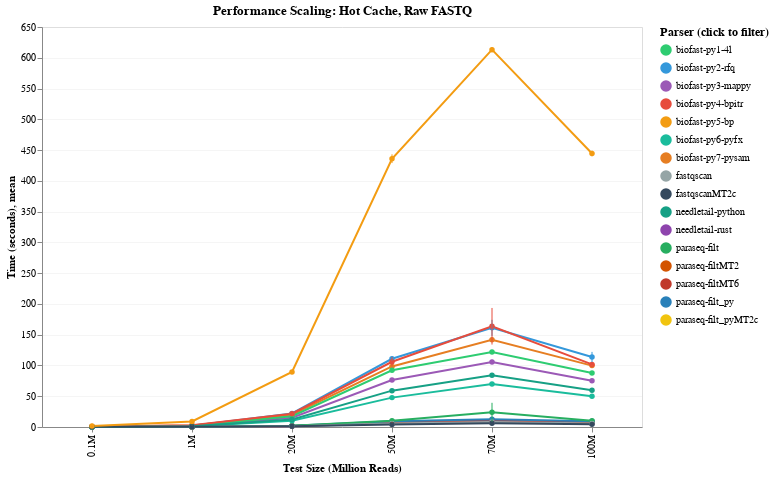

Write notebook code for a chart like this one.
### Markdown cell above
## Test Size Scaling Analysis

Analyze how each parser scales with file size across different test datasets (0.1M, 0.5M, 1M, 10M, 50M reads).

### Code cell
# Plot scaling for hot cache, raw files
chart = plot_test_size_scaling(all_data, cache_type='hot', file_format='raw')
if chart:
    display(chart)
else:
    print("Not enough data for hot cache raw scaling analysis")

### Figure 1 — Vega-Lite specification as saved in the notebook (floating-point values rounded to 4 significant figures)
{"config": {"view": {"continuousWidth": 300, "continuousHeight": 300}, "axis": {"gridOpacity": 0.3}, "legend": {"labelFontSize": 10, "orient": "right", "titleFontSize": 12}}, "layer": [{"mark": {"type": "line", "point": true, "strokeWidth": 2}, "encoding": {"color": {"field": "command", "legend": {"title": "Parser (click to filter)"}, "scale": {"domain": ["biofast-py1-4l", "biofast-py2-rfq", "biofast-py3-mappy", "biofast-py4-bpitr", "biofast-py5-bp", "biofast-py6-pyfx", "biofast-py7-pysam", "fastqscan", "fastqscanMT2c", "needletail-python", "needletail-rust", "paraseq-filt", "paraseq-filtMT2", "paraseq-filtMT6", "paraseq-filt_py", "paraseq-filt_pyMT2c"], "range": ["#2ecc71", "#3498db", "#9b59b6", "#e74c3c", "#f39c12", "#1abc9c", "#e67e22", "#95a5a6", "#34495e", "#16a085", "#8e44ad", "#27ae60", "#d35400", "#c0392b", "#2980b9", "#f1c40f"]}, "type": "nominal"}, "opacity": {"condition": {"param": "size_scaling_sel", "value": 1}, "value": 0.2}, "tooltip": [{"field": "command", "title": "Parser", "type": "nominal"}, {"field": "size_display", "title": "Test Size", "type": "nominal"}, {"field": "mean", "format": ".3f", "title": "Mean", "type": "quantitative"}, {"field": "stddev", "format": ".3f", "title": "Std Dev", "type": "quantitative"}], "x": {"field": "size_display", "sort": ["0.1M", "1M", "20M", "50M", "70M", "100M"], "title": "Test Size (Million Reads)", "type": "nominal"}, "y": {"field": "mean", "title": "Time (seconds)", "type": "quantitative"}}, "name": "view_7dc0ed53d3efd801_0"}, {"mark": {"type": "errorbar", "extent": "stdev"}, "encoding": {"color": {"field": "command", "legend": {"title": "Parser (click to filter)"}, "scale": {"domain": ["biofast-py1-4l", "biofast-py2-rfq", "biofast-py3-mappy", "biofast-py4-bpitr", "biofast-py5-bp", "biofast-py6-pyfx", "biofast-py7-pysam", "fastqscan", "fastqscanMT2c", "needletail-python", "needletail-rust", "paraseq-filt", "paraseq-filtMT2", "paraseq-filtMT6", "paraseq-filt_py", "paraseq-filt_pyMT2c"], "range": ["#2ecc71", "#3498db", "#9b59b6", "#e74c3c", "#f39c12", "#1abc9c", "#e67e22", "#95a5a6", "#34495e", "#16a085", "#8e44ad", "#27ae60", "#d35400", "#c0392b", "#2980b9", "#f1c40f"]}, "type": "nominal"}, "opacity": {"condition": {"param": "size_scaling_sel", "value": 1}, "value": 0.2}, "x": {"field": "size_display", "sort": ["0.1M", "1M", "20M", "50M", "70M", "100M"], "title": "Test Size (Million Reads)", "type": "nominal"}, "y": {"field": "mean", "type": "quantitative"}, "yError": {"field": "stddev"}}}], "data": {"name": "data-fa023258200e84fd1980e76c25869d9b"}, "height": 400, "params": [{"name": "size_scaling_sel", "select": {"type": "point", "fields": ["command"]}, "bind": "legend", "views": ["view_7dc0ed53d3efd801_0"]}], "title": "Performance Scaling: Hot Cache, Raw FASTQ", "width": 600, "$schema": "https://vega.github.io/schema/vega-lite/v6.1.0.json", "datasets": {"data-fa023258200e84fd1980e76c25869d9b": [{"size_value": 0.1, "size_display": "0.1M", "command": "biofast-py2-rfq", "mean": 0.2985, "stddev": 0.01231}, {"size_value": 0.1, "size_display": "0.1M", "command": "paraseq-filt_pyMT2c", "mean": 0.108, "stddev": 0.004427}, {"size_value": 0.1, "size_display": "0.1M", "command": "paraseq-filtMT2", "mean": 0.02486, "stddev": 0.001254}, {"size_value": 0.1, "size_display": "0.1M", "command": "needletail-rust", "mean": 0.02201, "stddev": 0.000957}, {"size_value": 0.1, "size_display": "0.1M", "command": "paraseq-filtMT6", "mean": 0.02776, "stddev": 0.001134}, {"size_value": 0.1, "size_display": "0.1M", "command": "biofast-py3-mappy", "mean": 0.3007, "stddev": 0.007982}, {"size_value": 0.1, "size_display": "0.1M", "command": "biofast-py7-pysam", "mean": 0.4564, "stddev": 0.007282}, {"size_value": 0.1, "size_display": "0.1M", "command": "biofast-py1-4l", "mean": 0.2525, "stddev": 0.009303}, {"size_value": 0.1, "size_display": "0.1M", "command": "biofast-py6-pyfx", "mean": 0.2418, "stddev": 0.008512}, {"size_value": 0.1, "size_display": "0.1M", "command": "paraseq-filt_py", "mean": 0.1102, "stddev": 0.00798}, {"size_value": 0.1, "size_display": "0.1M", "command": "paraseq-filt", "mean": 0.02709, "stddev": 0.001075}, {"size_value": 0.1, "size_display": "0.1M", "command": "biofast-py4-bpitr", "mean": 0.8413, "stddev": 0.02804}, {"size_value": 0.1, "size_display": "0.1M", "command": "fastqscan", "mean": 0.2078, "stddev": 0.004128}, {"size_value": 0.1, "size_display": "0.1M", "command": "needletail-python", "mean": 0.1854, "stddev": 0.004675}, {"size_value": 0.1, "size_display": "0.1M", "command": "fastqscanMT2c", "mean": 0.2091, "stddev": 0.006985}, {"size_value": 0.1, "size_display": "0.1M", "command": "biofast-py5-bp", "mean": 1.522, "stddev": 0.01045}, {"size_value": 100.0, "size_display": "100M", "command": "biofast-py2-rfq", "mean": 113.7, "stddev": 8.292}, {"size_value": 100.0, "size_display": "100M", "command": "paraseq-filt_pyMT2c", "mean": 7.777, "stddev": 0.03514}, {"size_value": 100.0, "size_display": "100M", "command": "paraseq-filtMT2", "mean": 7.539, "stddev": 0.02663}, {"size_value": 100.0, "size_display": "100M", "command": "needletail-rust", "mean": 6.783, "stddev": 0.01106}, {"size_value": 100.0, "size_display": "100M", "command": "paraseq-filtMT6", "mean": 7.59, "stddev": 0.02377}, {"size_value": 100.0, "size_display": "100M", "command": "biofast-py3-mappy", "mean": 75.11, "stddev": 1.127}, {"size_value": 100.0, "size_display": "100M", "command": "biofast-py7-pysam", "mean": 99.77, "stddev": 0.5985}, {"size_value": 100.0, "size_display": "100M", "command": "biofast-py1-4l", "mean": 87.83, "stddev": 1.541}, {"size_value": 100.0, "size_display": "100M", "command": "biofast-py6-pyfx", "mean": 50.08, "stddev": 0.7478}, {"size_value": 100.0, "size_display": "100M", "command": "paraseq-filt_py", "mean": 9.334, "stddev": 0.06282}, {"size_value": 100.0, "size_display": "100M", "command": "paraseq-filt", "mean": 10.04, "stddev": 0.7373}, {"size_value": 100.0, "size_display": "100M", "command": "biofast-py4-bpitr", "mean": 101.7, "stddev": 1.146}, {"size_value": 100.0, "size_display": "100M", "command": "fastqscan", "mean": 5.781, "stddev": 0.01643}, {"size_value": 100.0, "size_display": "100M", "command": "needletail-python", "mean": 59.77, "stddev": 0.09672}, {"size_value": 100.0, "size_display": "100M", "command": "fastqscanMT2c", "mean": 4.275, "stddev": 0.03503}, {"size_value": 100.0, "size_display": "100M", "command": "biofast-py5-bp", "mean": 444.5, "stddev": 4.532}, {"size_value": 1.0, "size_display": "1M", "command": "biofast-py2-rfq", "mean": 2.213, "stddev": 0.03115}, {"size_value": 1.0, "size_display": "1M", "command": "paraseq-filt_pyMT2c", "mean": 0.2351, "stddev": 0.006796}, {"size_value": 1.0, "size_display": "1M", "command": "paraseq-filtMT2", "mean": 0.1531, "stddev": 0.002494}, {"size_value": 1.0, "size_display": "1M", "command": "needletail-rust", "mean": 0.1393, "stddev": 0.0007608}, {"size_value": 1.0, "size_display": "1M", "command": "paraseq-filtMT6", "mean": 0.1588, "stddev": 0.002952}, {"size_value": 1.0, "size_display": "1M", "command": "biofast-py3-mappy", "mean": 1.631, "stddev": 0.004596}, {"size_value": 1.0, "size_display": "1M", "command": "biofast-py7-pysam", "mean": 2.278, "stddev": 0.05377}, {"size_value": 1.0, "size_display": "1M", "command": "biofast-py1-4l", "mean": 1.87, "stddev": 0.1123}, {"size_value": 1.0, "size_display": "1M", "command": "biofast-py6-pyfx", "mean": 1.182, "stddev": 0.02302}, {"size_value": 1.0, "size_display": "1M", "command": "paraseq-filt_py", "mean": 0.2685, "stddev": 0.005555}, {"size_value": 1.0, "size_display": "1M", "command": "paraseq-filt", "mean": 0.1926, "stddev": 0.001388}, {"size_value": 1.0, "size_display": "1M", "command": "biofast-py4-bpitr", "mean": 2.681, "stddev": 0.08951}, {"size_value": 1.0, "size_display": "1M", "command": "fastqscan", "mean": 0.3068, "stddev": 0.006892}, {"size_value": 1.0, "size_display": "1M", "command": "needletail-python", "mean": 1.247, "stddev": 0.01042}, {"size_value": 1.0, "size_display": "1M", "command": "fastqscanMT2c", "mean": 0.2821, "stddev": 0.01649}, {"size_value": 1.0, "size_display": "1M", "command": "biofast-py5-bp", "mean": 9.121, "stddev": 0.03297}, {"size_value": 20.0, "size_display": "20M", "command": "biofast-py2-rfq", "mean": 21.94, "stddev": 0.1212}, {"size_value": 20.0, "size_display": "20M", "command": "paraseq-filt_pyMT2c", "mean": 1.61, "stddev": 0.008999}, {"size_value": 20.0, "size_display": "20M", "command": "paraseq-filtMT2", "mean": 1.468, "stddev": 0.01071}, {"size_value": 20.0, "size_display": "20M", "command": "needletail-rust", "mean": 1.34, "stddev": 0.01795}, {"size_value": 20.0, "size_display": "20M", "command": "paraseq-filtMT6", "mean": 1.482, "stddev": 0.0001327}, {"size_value": 20.0, "size_display": "20M", "command": "biofast-py3-mappy", "mean": 15.18, "stddev": 0.02949}, {"size_value": 20.0, "size_display": "20M", "command": "biofast-py7-pysam", "mean": 19.97, "stddev": 0.1845}, {"size_value": 20.0, "size_display": "20M", "command": "biofast-py1-4l", "mean": 17.44, "stddev": 0.1194}, {"size_value": 20.0, "size_display": "20M", "command": "biofast-py6-pyfx", "mean": 10.18, "stddev": 0.639}, {"size_value": 20.0, "size_display": "20M", "command": "paraseq-filt_py", "mean": 1.937, "stddev": 0.004423}, {"size_value": 20.0, "size_display": "20M", "command": "paraseq-filt", "mean": 1.908, "stddev": 0.005546}, {"size_value": 20.0, "size_display": "20M", "command": "biofast-py4-bpitr", "mean": 21.58, "stddev": 0.288}, {"size_value": 20.0, "size_display": "20M", "command": "fastqscan", "mean": 1.303, "stddev": 0.02145}, {"size_value": 20.0, "size_display": "20M", "command": "needletail-python", "mean": 12.14, "stddev": 0.2007}, {"size_value": 20.0, "size_display": "20M", "command": "fastqscanMT2c", "mean": 1.136, "stddev": 0.08437}, {"size_value": 20.0, "size_display": "20M", "command": "biofast-py5-bp", "mean": 89.44, "stddev": 1.886}, {"size_value": 50.0, "size_display": "50M", "command": "biofast-py2-rfq", "mean": 110.9, "stddev": 3.407}, {"size_value": 50.0, "size_display": "50M", "command": "paraseq-filt_pyMT2c", "mean": 7.726, "stddev": 0.09428}, {"size_value": 50.0, "size_display": "50M", "command": "paraseq-filtMT2", "mean": 7.368, "stddev": 0.05961}, {"size_value": 50.0, "size_display": "50M", "command": "needletail-rust", "mean": 6.5, "stddev": 0.02145}, {"size_value": 50.0, "size_display": "50M", "command": "paraseq-filtMT6", "mean": 7.514, "stddev": 0.5113}, {"size_value": 50.0, "size_display": "50M", "command": "biofast-py3-mappy", "mean": 76.46, "stddev": 1.898}, {"size_value": 50.0, "size_display": "50M", "command": "biofast-py7-pysam", "mean": 98.46, "stddev": 0.8008}, {"size_value": 50.0, "size_display": "50M", "command": "biofast-py1-4l", "mean": 92.1, "stddev": 1.265}, {"size_value": 50.0, "size_display": "50M", "command": "biofast-py6-pyfx", "mean": 47.74, "stddev": 0.3429}, {"size_value": 50.0, "size_display": "50M", "command": "paraseq-filt_py", "mean": 9.144, "stddev": 0.01051}, {"size_value": 50.0, "size_display": "50M", "command": "paraseq-filt", "mean": 10.19, "stddev": 1.21}, {"size_value": 50.0, "size_display": "50M", "command": "biofast-py4-bpitr", "mean": 106.0, "stddev": 7.75}, {"size_value": 50.0, "size_display": "50M", "command": "fastqscan", "mean": 5.815, "stddev": 0.04412}, {"size_value": 50.0, "size_display": "50M", "command": "needletail-python", "mean": 59.09, "stddev": 1.495}, {"size_value": 50.0, "size_display": "50M", "command": "fastqscanMT2c", "mean": 4.145, "stddev": 0.04262}, {"size_value": 50.0, "size_display": "50M", "command": "biofast-py5-bp", "mean": 436.0, "stddev": 7.088}, {"size_value": 70.0, "size_display": "70M", "command": "biofast-py2-rfq", "mean": 161.1, "stddev": 13.07}, {"size_value": 70.0, "size_display": "70M", "command": "paraseq-filt_pyMT2c", "mean": 10.81, "stddev": 0.05594}, {"size_value": 70.0, "size_display": "70M", "command": "paraseq-filtMT2", "mean": 10.49, "stddev": 0.009041}, {"size_value": 70.0, "size_display": "70M", "command": "needletail-rust", "mean": 9.199, "stddev": 0.001833}, {"size_value": 70.0, "size_display": "70M", "command": "paraseq-filtMT6", "mean": 10.41, "stddev": 0.1869}, {"size_value": 70.0, "size_display": "70M", "command": "biofast-py3-mappy", "mean": 105.8, "stddev": 3.356}, {"size_value": 70.0, "size_display": "70M", "command": "biofast-py7-pysam", "mean": 141.6, "stddev": 0.7837}, {"size_value": 70.0, "size_display": "70M", "command": "biofast-py1-4l", "mean": 121.9, "stddev": 1.091}, {"size_value": 70.0, "size_display": "70M", "command": "biofast-py6-pyfx", "mean": 69.95, "stddev": 0.8546}, {"size_value": 70.0, "size_display": "70M", "command": "paraseq-filt_py", "mean": 12.78, "stddev": 0.002258}, {"size_value": 70.0, "size_display": "70M", "command": "paraseq-filt", "mean": 24.11, "stddev": 15.2}, {"size_value": 70.0, "size_display": "70M", "command": "biofast-py4-bpitr", "mean": 163.7, "stddev": 29.73}, {"size_value": 70.0, "size_display": "70M", "command": "fastqscan", "mean": 7.972, "stddev": 0.01882}, {"size_value": 70.0, "size_display": "70M", "command": "needletail-python", "mean": 84.13, "stddev": 0.2233}, {"size_value": 70.0, "size_display": "70M", "command": "fastqscanMT2c", "mean": 5.937, "stddev": 0.05392}, {"size_value": 70.0, "size_display": "70M", "command": "biofast-py5-bp", "mean": 613.2, "stddev": 3.65}]}}
